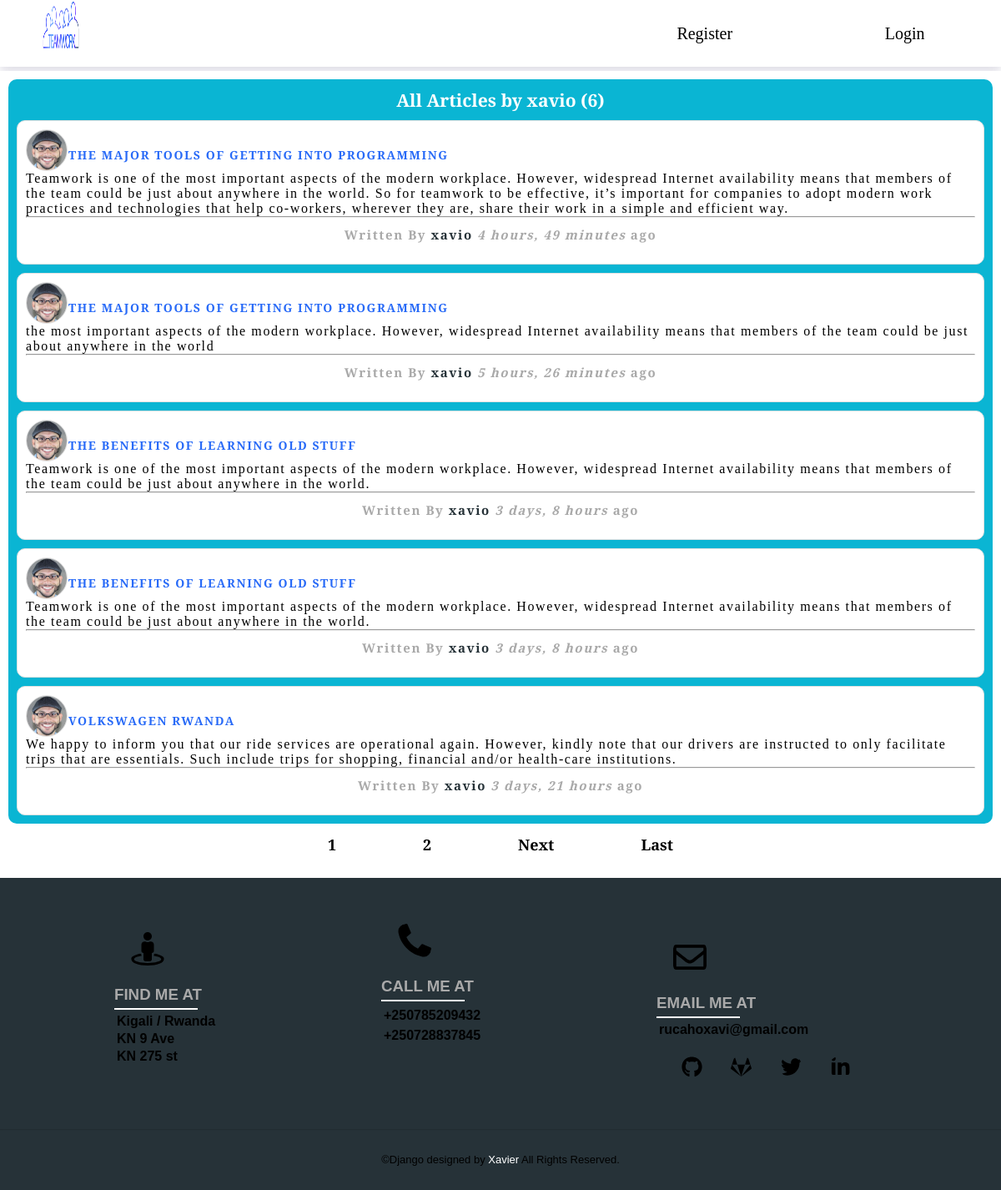
The page /user/xavio on the database its author committed.
### workdjango/models.py (models this page shows, shortened)
class Post(models.Model):
    title = models.CharField(max_length=45)
    content = models.TextField()
    date_posted = models.DateTimeField(default=timezone.now)
    author = models.ForeignKey(User, on_delete=models.CASCADE)

### users/models.py (models this page shows, shortened)
class Profile(models.Model):
    user = models.OneToOneField(User, on_delete=models.CASCADE)
    image = models.ImageField(default='default.jpg', upload_to='profile_images')

### workdjango/views.py (the view)
# urls.py: path('user/<str:username>', UserPostListView.as_view(), name='user-posts'),
class UserPostListView(ListView):
    model = Post
    template_name = 'workdjango/user_posts.html'
    context_object_name = 'posts'
    paginate_by = 5
    def get_queryset(self):
        user = get_object_or_404(User, username=self.kwargs.get('username'))
        return Post.objects.filter(author=user).order_by('-date_posted')

### workdjango/templates/workdjango/user_posts.html (shortened to what this page needs)
{% extends "workdjango/base.html" %}
{% block content %}
<div class="shared-article-page">
  <div class="shared-form">
   <h3>All Articles by {{ view.kwargs.username }} ({{ page_obj.paginator.count }})</h3>
 {% for post in posts %}
<div class="info-card">
  <img class="profile"src="{{ post.author.profile.image.url }}"><br>
  <a href="{% url 'post-detail' post.id %}"><h4>{{ post.title }}</h4></a><br>
  <p>{{ post.content }}</p><br><hr>
  <div class="more">
  <h5 class="author">Written By <a href="{% url 'user-posts' post.author.username %}">{{ post.author }}</a>
    <i class="date">{{ post.date_posted|timesince }}</i> ago</h5>
</div>
</div>
{% endfor %}
</div>
<div class="pagination">
  {% if is_paginated %}
  {% for num in page_obj.paginator.page_range %}
    {% if page_obj.number == num %}
      <a href="?page={{ num }}">{{ num }}</a>
    {% elif num > page_obj.number|add:'-3' and num < page_obj.number|add:'3' %}
      <a href="?page={{ num }}">{{ num }}</a>
    {% endif %}
  {% endfor %}
  {% if page_obj.has_next %}
    <a href="?page={{ page_obj.next_page_number }}">Next</a>
    <a href="?page={{ page_obj.paginator.num_pages }}">Last</a>
  {% endif %}
{% endif %}
   </div>
</div>
{% endblock content %}

### workdjango/static/workdjango/nav.css (style rules this page uses)
:root { --primaryColor: rgb(40, 106, 247); --mainWhite: #ffffff; --mainGrey: #ececec; --mainBlack: #000000; --color-primary: #263238; --color-secondary: darkgrey; --mainSpacing: 0.1rem; --mainTransition: all .5s ease; }
* { margin: 0; padding: 0; box-sizing: border-box; }
body { font-family: 'Crimson Text'; font-size:18px; }

### workdjango/static/workdjango/home.css (style rules this page uses)
:root { --primaryColor: rgb(40, 106, 247); --mainWhite: #ffffff; --mainGrey: #ececec; --mainBlack: #000000; --color-primary: #263238; --color-secondary: darkgrey; --mainSpacing: 0.1rem; --mainTransition: all .5s ease; }
.shared-article-page { background: #ffffff; width: 55%; height:auto; margin-top: 30px; margin-left: auto; margin-right: auto; }
.shared-form { position: relative; z-index: 1; background: rgb(10, 181, 211); width: 100%; margin: 0 auto 100px; padding: 45px; text-align: center; box-sizing: border-box; float:left; border-radius: 10px; }
.shared-form img { width: 100%; height: 300px; border-radius: 10px; }
.shared-form h3 { color: var(--mainWhite); }
.info-card .more { height: 35px; }
a { text-decoration: none; color: var(--mainBlack); }
.shared-form .info-card { height: auto; box-sizing: border-box; padding: 45px 10px; width: 100%; text-align: center; padding: 10px 10px; background: var(--mainWhite); margin-top: 10px; border-radius: 10px; }
.info-card .profile { width: 50px; height: 50px; float: left; border-radius: 50%; }
.info-card h4 { font-size: 16px; text-transform: uppercase; color: var(--primaryColor); letter-spacing: var(--mainSpacing); float: left; margin-left: 10px; margin-top: -5px; }
.info-card p { text-align: left; letter-spacing: var(--mainSpacing); font-size: 16px; float: left; }
.info-card .author { color: var(--color-secondary); margin-left: 0; font-size: 15px; margin-bottom: 0px; margin-top:10px; letter-spacing: var(--mainSpacing); }
.info-card .author .date { font-size: 15px; color: var(--color-secondary); letter-spacing: var(--mainSpacing); }
@media only screen and (min-width: 300px) and (max-width: 1200px) { .shared-article-page { width:100%; margin-bottom: 0px; padding: 10px; margin-top: 5px; } }
@media only screen and (min-width: 300px) and (max-width: 1200px) { .shared-form { width: 100%; padding: 10px; margin-bottom: 5px; } }
@media only screen and (min-width: 300px) and (max-width: 1200px) { .info-card { width:100%; height: auto; } }
@media only screen and (min-width: 300px) and (max-width: 1200px) { .info-card .author { margin: auto; margin-bottom: 10px; margin-top: 10px; } }
@media only screen and (min-width: 300px) and (max-width: 1200px) { .info-card .author .date { margin: auto; text-align: center; } }
@media only screen and (min-width: 300px) and (max-width: 1200px) { .info-card h4 { font-size: 14px; text-transform: uppercase; color: var(--primaryColor); letter-spacing: var(--mainSpacing); text-align: center; margin-left: 1px; margin-top: 0px; } }

### workdjango/static/workdjango/logs.css (style rules this page uses)
:root { --primaryColor: rgb(40, 106, 247); --mainWhite: #ffffff; --mainGrey: #ececec; --color-primary: #263238; --color-secondary: darkgrey; --mainSpacing: 0.1rem; --mainTransition: all .5s ease; }
a { text-decoration: none; color: var(--color-primary); }

### workdjango/static/workdjango/write-article.css (style rules this page uses)
:root { --primaryColor: rgb(40, 106, 247); --mainWhite: #ffffff; --mainGrey: #ececec; --mainBlack: #000000; --color-primary: #263238; --color-secondary: darkgrey; --color-second: #5EC6FF; --mainSpacing: 0.1rem; --mainTransition: all .5s ease; }

### workdjango/static/workdjango/pagination.css (style rules this page uses)
:root { --primaryColor: rgb(40, 106, 247); --mainWhite: #ffffff; --mainGrey: #ececec; --mainBlack: #000000; --color-primary: #263238; --color-secondary: darkgrey; --mainSpacing: 0.1rem; --mainTransition: all .5s ease; }
.info-card { background: var(--mainWhite); width: 100%; height: auto; margin-top: 10px; border: 1px solid #e1e1e1; outline: 0; padding: 25px; }
.info-card img { width: 100px; height: 100px; border-radius: 10px; border: 1px solid #e1e1e1; }
.info-card h4 { color: var(--primaryColor); letter-spacing: var(--mainSpacing); }
.pagination { display: inline-block; width: 50%; margin-left: 25%; margin-bottom: 10px; display: flex; justify-content: space-evenly; }
.pagination a { color: black; float: left; font-weight: bold; padding: 8px 16px; text-decoration: none; }
@media only screen and (min-width: 300px) and (max-width: 1200px) { .info-card { width:100% } }

### rows shown on the page
Post: author.profile.image (picture), title "THE MAJOR TOOLS OF GETTING INTO PROGRAMMING", content "Teamwork is one of the most important aspects of the modern workplace. However, widespread Internet availability means that members of the team could be just about anywhere in the world. So for teamwork to be effective, it’s important for companies to adopt modern work practices and technologies that help co-workers, wherever they are, share their work in a simple and efficient way.", author "xavio", date_posted "4 hours, 49 minutes"
Post: author.profile.image (picture), title "THE MAJOR TOOLS OF GETTING INTO PROGRAMMING", content "the most important aspects of the modern workplace. However, widespread Internet availability means that members of the team could be just about anywhere in the world", author "xavio", date_posted "5 hours, 26 minutes"
Post: author.profile.image (picture), title "THE BENEFITS OF LEARNING OLD STUFF", content "Teamwork is one of the most important aspects of the modern workplace. However, widespread Internet availability means that members of the team could be just about anywhere in the world.", author "xavio", date_posted "3 days, 8 hours"
Post: author.profile.image (picture), title "THE BENEFITS OF LEARNING OLD STUFF", content "Teamwork is one of the most important aspects of the modern workplace. However, widespread Internet availability means that members of the team could be just about anywhere in the world.", author "xavio", date_posted "3 days, 8 hours"
Post: author.profile.image (picture), title "VOLKSWAGEN RWANDA", content "We happy to inform you that our ride services are operational again. However, kindly note that our drivers are instructed to only facilitate trips that are essentials. Such include trips for shopping, financial and/or health-care institutions.", author "xavio", date_posted "3 days, 21 hours"

### other values the page prints
{{ view.kwargs.username }} "xavio"
{{ page_obj.paginator.count }} "6"
{{ num }} "1"
{{ num }} "2"
